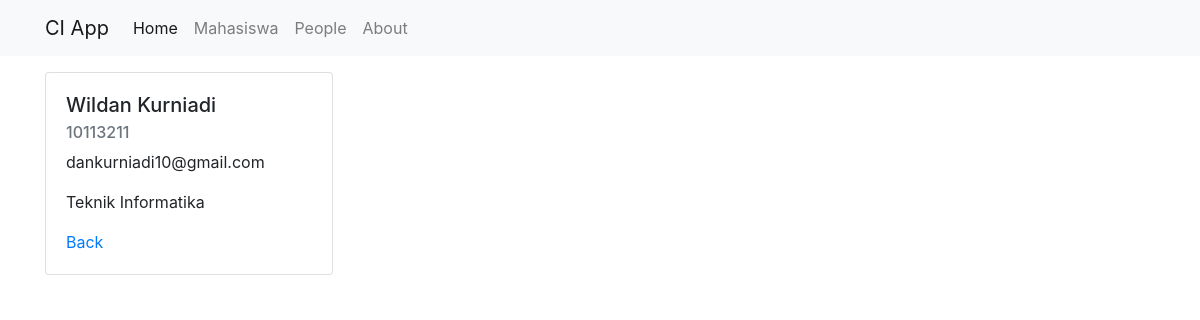
The app's page /mahasiswa/detail/1 with its own data.
### tables this page shows
CREATE TABLE `t_mahasiswa` (
  `id` int(11) NOT NULL AUTO_INCREMENT,
  `nama` varchar(100) DEFAULT NULL,
  `nim` varchar(100) DEFAULT NULL,
  `email` varchar(100) DEFAULT NULL,
  `jurusan` varchar(100) DEFAULT NULL,
  PRIMARY KEY (`id`)
);

### application/controllers/Mahasiswa.php (called while the page is built, shortened)
<?php
class Mahasiswa extends CI_Controller
{
   public function __construct()
   {
      $this->load->model('Mahasiswa_model');
      $this->load->library('form_validation');
   }
   public function detail($id)
   {
      $data['judul'] = 'Data Mahasiswa - Detail';
      $data['detail_mahasiswa'] = $this->Mahasiswa_model->getDetailMahasiswaById($id);
      $this->load->view('templates/header', $data);
      $this->load->view('mahasiswa/detail', $data);
      $this->load->view('templates/footer');
   }
}

### index.php (called while the page is built, shortened)
<?php
require_once BASEPATH.'core/CodeIgniter.php';

### application/models/Mahasiswa_model.php (called while the page is built, shortened)
<?php
class Mahasiswa_model extends CI_Model
{
   public function getDetailMahasiswaById($id)
   {
      return $this->db->get_where('t_mahasiswa', ['id' => $id])->row_array();
   }
}

### application/views/mahasiswa/detail.php (the view)
<div class="container">
   <div class="row">
      <div class="col-md-6 mt-3">
         <div class="card" style="width: 18rem;">
            <div class="card-body">
               <h5 class="card-title"><?= $detail_mahasiswa['nama']; ?></h5>
               <h6 class="card-subtitle mb-2 text-muted"><?= $detail_mahasiswa['nim']; ?></h6>
               <p class="card-text"><?= $detail_mahasiswa['email']; ?></p>
               <p class="card-text"><?= $detail_mahasiswa['jurusan']; ?></p>
               <a href="<?= base_url() ?>mahasiswa" class="card-link">Back</a>
            </div>
         </div>
      </div>
   </div>
</div>

### records on screen
t_mahasiswa: nama "Wildan Kurniadi", nim "10113211", email "dankurniadi10@gmail.com", jurusan "Teknik Informatika"
